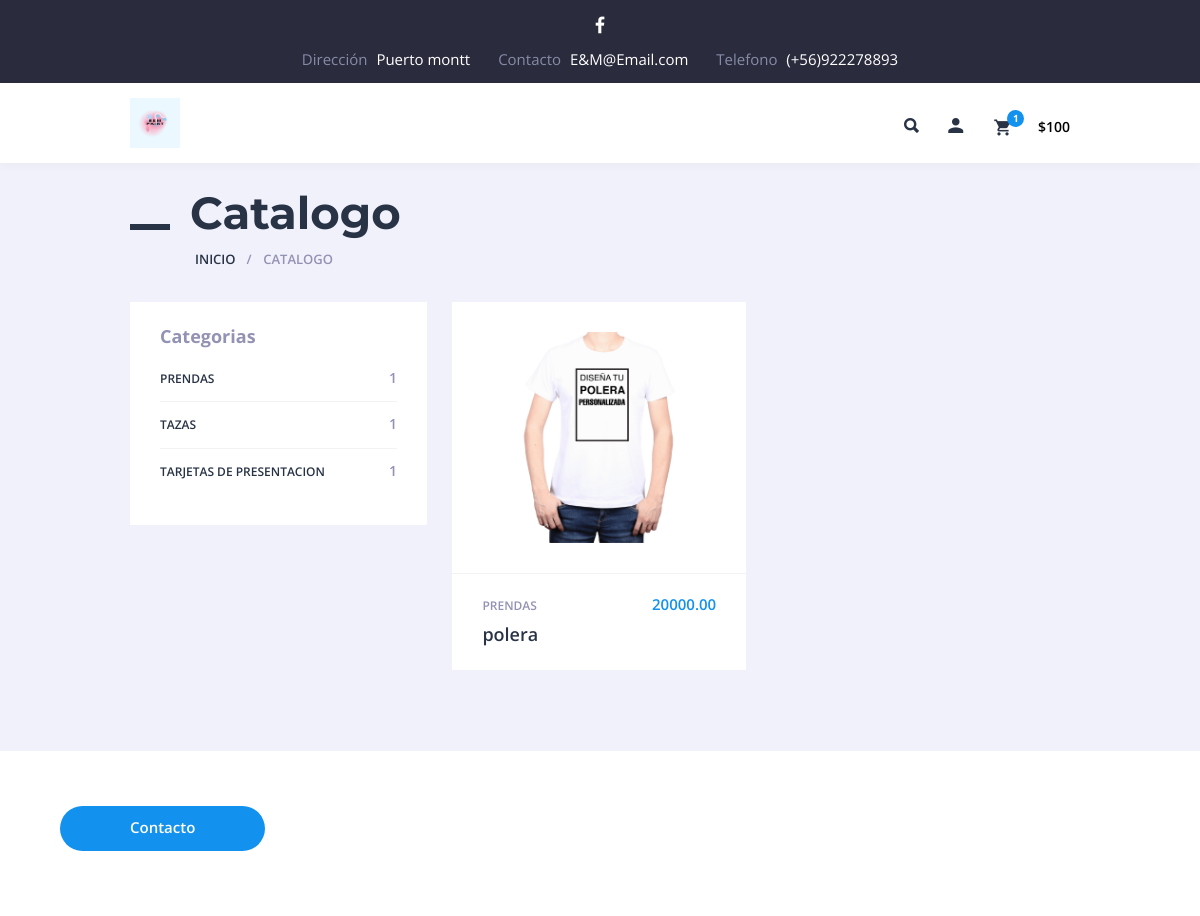
Page /productosPorCategoria/3 on the committed database.
### modelapp/models.py (models this page shows, shortened)
class Categoria(models.Model):
    nombre = models.CharField(max_length=100)
    def __str__(self):
        return self.nombre

class Producto(models.Model):
    nombre = models.CharField(max_length=255)
    imagen = models.ImageField(upload_to='productos/')
    precio = models.DecimalField(max_digits=10, decimal_places=2)
    stock = models.PositiveIntegerField()
    descripcion = models.TextField()
    categoria = models.ForeignKey(Categoria, on_delete=models.CASCADE)

### modelapp/views.py (the view)
# urls.py: path('productosPorCategoria/<int:categoria_id>',views.productoPorCategoria,name='productosPorCategoria')
def productoPorCategoria(request,categoria_id):
    objCategoria = Categoria.objects.get(pk=categoria_id)
    productos = objCategoria.producto_set.all()
    categorias = Categoria.objects.all()
    context = {
        "productos": productos,
        "categorias": categorias
        }
    return render(request,'index.html',context)

### modelapp/templates/index.html (shortened to what this page needs)
{% extends 'layout.html' %}
{% block content %}
        <div class="section-top">
            <h1 class="maincont-ttl">Catalogo</h1>
            <ul class="b-crumbs">
                <li><a href="/">Inicio</a></li>
                <li>Catalogo</li>
            </ul>
        </div>
        <div class="section-wrap-withsb">
            <aside class="blog-sb-widgets section-sb" id="section-sb">
                <div class="theiaStickySidebar">
                    <div class="section-filter">
                        <div class="section-filter">
                            {% include 'includes/catalogo/categorias.html' %}
                        </div>
                    </div>
                </div>
            </aside>        <div class="section-list-withsb" id="section-list-withsb">
            <div class="theiaStickySidebar">
                {% include 'includes/catalogo/catalogo.html' %}
            </div>
        </div>
        </div>
{% endblock %}

### modelapp/templates/includes/catalogo/categorias.html
<div class="blog-sb-widget multishopcategories_widget">
    <h3 class="widgettitle">Categorias</h3>
    <div class="section-sb-current">
        <ul class="section-sb-list">
            {% for categoria in categorias %}
            <li>
                <a href="{%url 'web:productosPorCategoria' categoria.id %}">
                    <span class="section-sb-label">{{categoria.nombre}}
                        <span class="count">{{categoria.producto_set.all.count}}</span>
                    </span>
                </a>
            </li>
            {% endfor %}
        </ul>
    </div>
</div>

### modelapp/templates/includes/catalogo/catalogo.html (shortened to what this page needs)
<div class="row prod-items prod-items-2">
    {% for producto in productos %}
    <article class="cf-sm-6 cf-md-6 cf-lg-6 col-xs-6 col-sm-6 col-md-6 col-lg-6 sectgl-item">
        <div class="sectgl prod-i">
            <div class="prod-i-top">
                <a class="prod-i-img" href="#">
                </a>
            </div>
            <div class="prod-i-bot">
                <div class="prod-i-info">
                    <p class="prod-i-price">{{producto.precio}}
                    </p>
                    <p class="prod-i-categ"><a href="#">{{producto.categoria}}</a></p>
                </div>
                <h3 class="prod-i-ttl"><a href="#">{{producto.nombre}}</a></h3>
            </div>
        </div>
    </article>
    {% endfor %}
</div>

### modelapp/static/css/media.css (style rules this page uses)
.cf-lg-2:nth-child(6n+1), .cf-lg-3:nth-child(4n+1), .cf-lg-4:nth-child(3n+1), .cf-lg-6:nth-child(2n+1) { clear: left; }
@media only screen and (max-width : 1220px) { .cf-md-2:nth-child(n), .cf-md-3:nth-child(n), .cf-md-4:nth-child(n), .cf-md-6:nth-child(n) { clear: none; } }
@media only screen and (max-width : 1220px) { .cf-md-2:nth-child(6n+1), .cf-md-3:nth-child(4n+1), .cf-md-4:nth-child(3n+1), .cf-md-6:nth-child(2n+1) { clear: left; } }

### rows in the picture
Categoria: nombre "PRENDAS", producto_set.all.count "1"
Categoria: nombre "TAZAS", producto_set.all.count "1"
Categoria: nombre "TARJETAS DE PRESENTACION", producto_set.all.count "1"
Producto: precio "20000.00", categoria "PRENDAS", nombre "polera"
